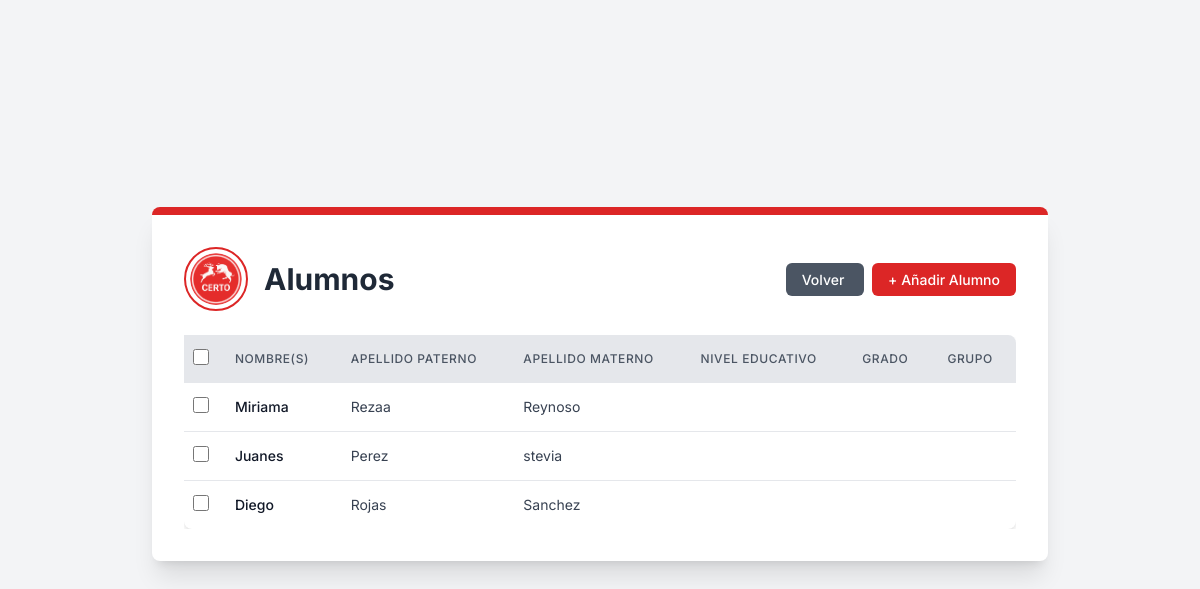
/core/students/ (signed in), run on the app's committed database.
### core/models.py (models this page shows, shortened)
class Alumnos(models.Model):
    nombre = models.CharField(max_length=100, verbose_name='Nombre')
    paterno = models.CharField(max_length=100, verbose_name='Apellido Paterno')
    materno = models.CharField(max_length=100, verbose_name='Apellido Materno')
    tutorId = models.ForeignKey(Tutor, on_delete=models.CASCADE, verbose_name='Tutor')
    nivelEducativo = models.ForeignKey(NivelEducativo, on_delete=models.CASCADE, verbose_name='Nivel educativo')
    class Meta:
        verbose_name_plural = 'Alumnos'
        verbose_name = 'Alumno'

### core/views.py (the view, shortened to what this page needs)
# urls.py: path("students/", views.students, name="students"),
def students(request):
    if not request.user.is_authenticated:
        return redirect('core:signInUp')
    if request.user.is_staff:
        students = Alumnos.objects.all()
        return render(request, 'students/students_list_view.html', {'students': students})

### core/templates/Students/students_list_view.html (shortened to what this page needs)
{% extends "main.html" %} {% load static %}{% block content %}
<div
  class="bg-white p-8 rounded-lg shadow-xl max-w-4xl w-full border-t-8 border-primary-red mb-8"
>
  <div class="flex flex-col md:flex-row items-center justify-between mb-6">
    <div class="flex items-center mb-4 md:mb-0">
      <img
        src="{% static 'img/logos/logo.png' %}"
        alt="Logo de la Cafetería Certo"
        class="w-16 h-16 rounded-full border-2 border-primary-red p-1 object-cover mr-4"
      />
      <h1 class="text-3xl font-bold text-gray-800">Alumnos</h1>
    </div>
    <div class="text-right">
      <a
        href="/core/dashboard"
        class="px-4 py-2 text-sm font-medium text-white bg-gray-600 rounded-md hover:bg-gray-700 transition duration-300 ease-in-out mr-2"
      >
        Volver
      </a>
      <a
        href="{% url 'core:createStudents' %}"
        class="px-4 py-2 text-sm font-medium text-white bg-primary-red rounded-md hover:bg-red-700 transition duration-300 ease-in-out"
      >
        + Añadir Alumno
      </a>
    </div>
  </div>
  <div class="overflow-x-auto">
    <form
      id="deleteForm"
      method="post"
      action="{% url 'core:bulk_delete' 'Alumnos' 'core:students' %}"
    >
    <table class="min-w-full bg-white rounded-lg shadow-custom">
      <thead class="bg-gray-200">
        <tr>
          <th class="py-3 px-2 text-center">
            <input
              type="checkbox"
              id="selectAll"
              class="form-checkbox h-4 w-4 text-primary-red"
            />
          </th>
          <th
            class="py-3 px-4 text-left text-xs font-medium text-gray-600 uppercase tracking-wider"
          >
            Nombre(s)
          </th>
          <th
            class="py-3 px-4 text-left text-xs font-medium text-gray-600 uppercase tracking-wider"
          >
            Apellido Paterno
          </th>
          <th
            class="py-3 px-4 text-left text-xs font-medium text-gray-600 uppercase tracking-wider"
          >
            Apellido Materno
          </th>
          <th
            class="py-3 px-4 text-left text-xs font-medium text-gray-600 uppercase tracking-wider"
          >
            Nivel Educativo
          </th>
          <th
            class="py-3 px-4 text-left text-xs font-medium text-gray-600 uppercase tracking-wider"
          >
            Grado
          </th>
          <th
            class="py-3 px-4 text-left text-xs font-medium text-gray-600 uppercase tracking-wider rounded-tr-lg"
          >
            Grupo
          </th>
        </tr>
      </thead>
      <tbody class="divide-y divide-gray-200">
        {% for student in students %}
        <tr class="hover:bg-gray-50 cursor-pointer" onclick="window.location.href='{% url 'core:createStudents' %}?id={{ student.id }}'">
          <td class="py-3 px-2 text-center">
              <input
                type="checkbox"
                name="selected_ids"
                value="{{ student.id }}"
                class="rowCheckbox form-checkbox h-4 w-4 text-primary-red"
                onclick="event.stopPropagation();"
              />
          </td>
          <td
            class="py-3 px-4 whitespace-nowrap text-sm font-medium text-gray-900"
          >
            {{ student.nombre }}
          </td>
          <td class="py-3 px-4 whitespace-nowrap text-sm text-gray-700">
            {{ student.paterno }}
          </td>
          <td class="py-3 px-4 whitespace-nowrap text-sm text-gray-700">
            {{ student.materno }}
          </td>
          <td class="py-3 px-4 whitespace-nowrap text-sm text-gray-700">
          </td>
          <td class="py-3 px-4 whitespace-nowrap text-sm text-gray-700">
          </td>
          <td class="py-3 px-4 whitespace-nowrap text-sm text-gray-700">
          </td>
        </tr>
        {% endfor %}
      </tbody>
    </table>
  </div>
</div>
{% endblock %}

### static/css/main.css (style rules this page uses)
body { font-family: "Inter", sans-serif; background-color: #f3f4f6; }
.bg-primary-red { background-color: #dc2626; }
.text-primary-red { color: #dc2626; }
.border-primary-red { border-color: #dc2626; }
.shadow-custom { box-shadow: 0 4px 6px -1px rgba(0, 0, 0, 0.1), 0 2px 4px -1px rgba(0, 0, 0, 0.06); }

### data on the page
Alumnos: nombre "Miriama", paterno "Rezaa", materno "Reynoso"
Alumnos: nombre "Juanes", paterno "Perez", materno "stevia"
Alumnos: nombre "Diego", paterno "Rojas", materno "Sanchez"
